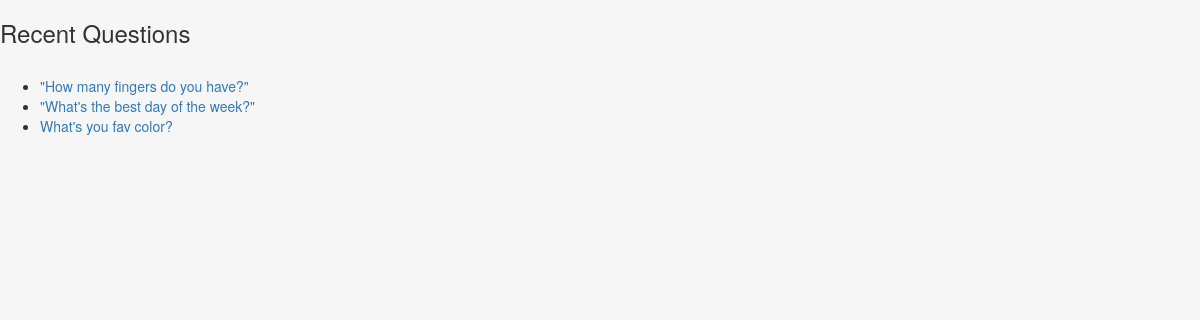
Screenshot of /polls/ with the database file from the repository.
### polls/models.py (models this page shows, shortened)
@python_2_unicode_compatible
class Question(models.Model):
	question_text = models.CharField(max_length=200)
	pub_date = models.DateTimeField('date published')
	def was_published_recently(self):
		now = timezone.now()
		return now - datetime.timedelta(days=1) <= self.pub_date <= now
	was_published_recently.admin_order_field = 'pub_date'
	was_published_recently.boolean = True
	was_published_recently.short_description = 'Published recently?'

### polls/views.py (the view)
class IndexView(generic.ListView):
	template_name = 'polls/index.html'
	context_object_name = 'latest_question_list'
	def get_queryset(self):
		return Question.objects.filter(pub_date__lte=timezone.now()).order_by('-pub_date')[:5]

### polls/templates/polls/index.html
{% extends "polls/base.html" %}
{% block content %}
<h3>Recent Questions</h3>
<br/>
{% if latest_question_list %}
    <ul>
    {% for question in latest_question_list %}
        <li><a href="{% url 'polls:detail' question.id %}">{{ question.question_text }}</a></li>
    {% endfor %}
    </ul>
{% else %}
    <p>No polls are available.</p>
{% endif %}
{% endblock %}

### rows the page displays
Question: question_text "\"How many fingers do you have?\""
Question: question_text "\"What's the best day of the week?\""
Question: question_text "What's you fav color?"
